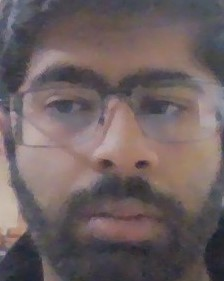
#> input picture eigen/dataset/talha/WIN_20231228_09_28_03_Pro.jpg, 224 x 281 px, found by its file name; its folder holds only this picture in this run
$ python train_eigenface.py   (older library calls are emulated)
#> lines starting #> are read from the running program, lines starting #| are printed output that depends on the picture
import os
import numpy as np
from PIL import Image
import matplotlib.pyplot as plt
import joblib

IMAGE_DIR = 'eigen\dataset'
DEFAULT_SIZE = [96, 96]

def read_images(image_path=IMAGE_DIR, default_size=DEFAULT_SIZE):
#> called with image_path = 'eigen\\dataset'
    images = []
    images_names = []
    image_dirs = [image for image in os.listdir(image_path) if not image.startswith('.')]
    for image_dir in image_dirs:
        dir_path = os.path.join(image_path, image_dir)
        image_names = [image for image in os.listdir(dir_path) if not image.startswith('.')]
        for image_name in image_names:
            image = Image.open (os.path.join(dir_path, image_name))
#> image is the input picture: PIL image 224x281 RGB; mean R, G, B 109.9, 96.4, 97.4
            image = image.convert ("L")
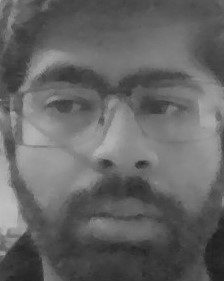
#> image: PIL image 224x281 L; min 29, max 189, mean 100.6
            # resize to given size (if given )
            if (default_size is not None ):
                image = image.resize (default_size , Image.ANTIALIAS )
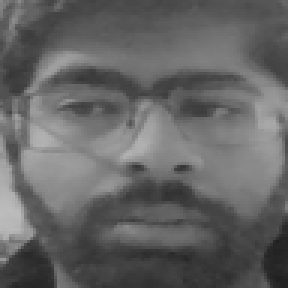
#> image: PIL image 96x96 L (shown 3 times larger); min 31, max 188, mean 100.6
            images.append(np.asarray (image , dtype =np. uint8 ))
            images_names.append(image_dir)
    return [images,images_names]


def as_row_matrix (X):
    if len (X) == 0:
        return np. array ([])
    mat = np. empty ((0 , X [0].size ), dtype =X [0]. dtype )
    for row in X:
        mat = np.vstack(( mat , np.asarray( row ).reshape(1 , -1))) # 1 x r*c
    return mat


[X, y] = read_images()
#> X = 1 item; y = ['talha']
average_weight_matrix = np.reshape(as_row_matrix(X).mean( axis =0), X[0].shape)
#> the loop in as_row_matrix, `for row in X:` made 1 pass
#> the loop in as_row_matrix (call 2), `for row in X:` made 1 pass


def get_number_of_components_to_preserve_variance(eigenvalues, variance=.95):
    for ii, eigen_value_cumsum in enumerate(np.cumsum(eigenvalues) / np.sum(eigenvalues)):
        if eigen_value_cumsum > variance:
            return ii
def pca (X, y, num_components =0):
#> called with X = array of shape (1, 9216), num_components = 0
    [n,d] = X.shape
#> n = 1; d = 9216
    if ( num_components <= 0) or ( num_components >n):
        num_components = n
#> num_components = 1
        mu = X.mean( axis =0)
#> mu = 9216 values, max 188 at index 6627, min 31 at index 7772, mean 100.6
        X = X - mu
    if n>d:
        C = np.dot(X.T,X) # Covariance Matrix
        [ eigenvalues , eigenvectors ] = np.linalg.eigh(C)
    else :
        C = np.dot (X,X.T) # Covariance Matrix
#> C = [0]
        [ eigenvalues , eigenvectors ] = np.linalg.eigh(C)
#> eigenvalues = [0]; eigenvectors = [1]
        eigenvectors = np.dot(X.T, eigenvectors )
#> eigenvectors = 9216 values from 0 to 0
        for i in range (n):
            eigenvectors [:,i] = eigenvectors [:,i]/ np.linalg.norm( eigenvectors [:,i])
    # sort eigenvectors descending by their eigenvalue
    idx = np.argsort (- eigenvalues )
#> idx = [0]
    eigenvalues = eigenvalues [idx ]
    eigenvectors = eigenvectors [:, idx ]
    num_components = get_number_of_components_to_preserve_variance(eigenvalues)
#> the loop in get_number_of_components_to_preserve_variance, `for ii, eigen_value_cumsum in enumerate(np.cumsum(eigenvalues) / np.su..` made 1 pass
    # select only num_components
    eigenvalues = eigenvalues [0: num_components ].copy ()
    eigenvectors = eigenvectors [: ,0: num_components ].copy ()
    return [ eigenvalues , eigenvectors , mu]

[eigenvalues, eigenvectors, mean] = pca (as_row_matrix(X), y)
#> eigenvalues = [0]; mean has the same summary as mu in pca

def subplot ( title , images , rows , cols , sptitle ="", sptitles =[] , colormap = plt.cm.gray, filename = None, figsize = (10, 10) ):
    fig = plt.figure(figsize = figsize)
    # main title
    fig.text (.5 , .95 , title , horizontalalignment ="center")
    for i in range ( len ( images )):
        ax0 = fig.add_subplot( rows , cols ,( i +1))
        plt.setp ( ax0.get_xticklabels() , visible = False )
        plt.setp ( ax0.get_yticklabels() , visible = False )
        if len ( sptitles ) == len ( images ):
            plt.title("%s #%s" % ( sptitle , str ( sptitles [i ]) )  )
        else:
            plt.title("%s #%d" % ( sptitle , (i +1) )  )
        plt.imshow(np.asarray(images[i]) , cmap = colormap )
    if filename is None :
        plt.show()
    else:
        fig.savefig( filename )


E = []
number = eigenvectors.shape[1]
#> number = 1
for i in range (min(number, 16)):
    e = eigenvectors[:,i].reshape(X[0].shape )
    E.append(np.asarray(e))
#> after the loop, E = 1 item

def project (W , X , mu):
    return np.dot (X - mu , W)

projections = []
for xi in X:
    projections.append(project (eigenvectors, xi.reshape(1 , -1) , mean))
#> this loop made 1 pass
#> after the loop, projections = [[nan]]

joblib.dump(eigenvectors, "eigen\eigenvectors.joblib")
joblib.dump(mean, "eigen\mean.joblib")
joblib.dump(projections, "eigen\projections.joblib")
joblib.dump(y, "eigen\y.joblib")

$ run again, on eigen/dataset/talha/WIN_20231228_09_28_04_Pro.jpg
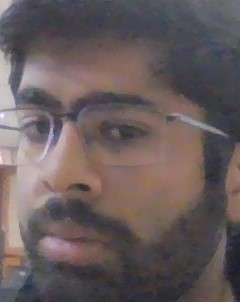
#> input picture eigen/dataset/talha/WIN_20231228_09_28_04_Pro.jpg, 240 x 302 px, found by its file name
#> in read_images, image is the input picture: PIL image 240x302 RGB; mean R, G, B 104.2, 92.2, 93
#> in read_images, `image = image.convert ("L")`:
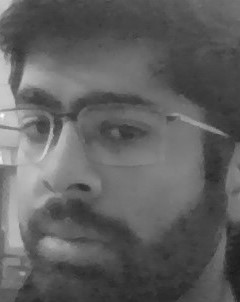
#> image: PIL image 240x302 L; min 26, max 252, mean 95.9
#> in read_images, `image = image.resize (default_size , Image.ANTIALIAS )`:
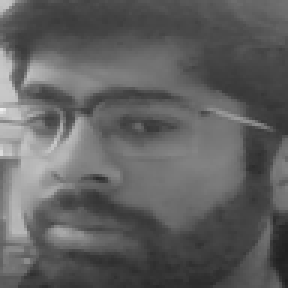
#> image: PIL image 96x96 L (shown 3 times larger); min 32, max 239, mean 95.9
#> X = 1 item; y = ['talha']
#> the loop in as_row_matrix, `for row in X:` made 1 pass
#> the loop in as_row_matrix (call 2), `for row in X:` made 1 pass
#> n = 1; d = 9216
#> num_components = 1
#> mu = 9216 values, max 239 at index 3456, min 32 at index 8063, mean 95.89
#> C = [0]
#> in pca, `[ eigenvalues , eigenvectors ] = np.linalg.eigh(C)`: eigenvectors = [1]
#> in pca, `eigenvectors = np.dot(X.T, eigenvectors )`: eigenvectors = 9216 values from 0 to 0
#> idx = [0]
#> the loop in get_number_of_components_to_preserve_variance, `for ii, eigen_value_cumsum in enumerate(np.cumsum(eigenvalues) / np.su..` made 1 pass
#> `[eigenvalues, eigenvectors, mean] = pca (as_row_matrix(X), y)`: mean has the same summary as mu in pca
#> after the loop `for i in range (min(number, 16)):`: E = 1 item
#> the loop `for xi in X:` made 1 pass
#> after the loop `for xi in X:`: projections = [[nan]]

$ run again, on eigen/dataset/talha/WIN_20231228_09_28_06_Pro.jpg
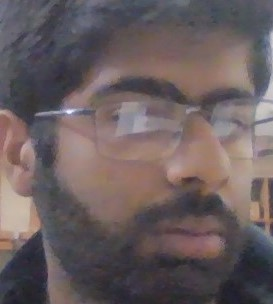
#> input picture eigen/dataset/talha/WIN_20231228_09_28_06_Pro.jpg, 273 x 304 px, found by its file name
#> in read_images, image is the input picture: PIL image 273x304 RGB; mean R, G, B 106, 94, 95.5
#> in read_images, `image = image.convert ("L")`:
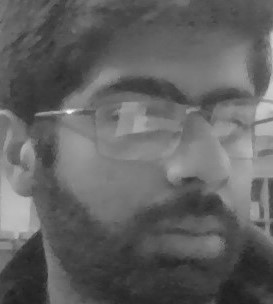
#> image: PIL image 273x304 L; min 30, max 242, mean 97.7
#> in read_images, `image = image.resize (default_size , Image.ANTIALIAS )`:
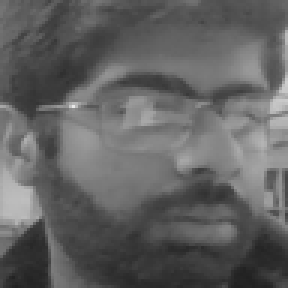
#> image: PIL image 96x96 L (shown 3 times larger); min 33, max 232, mean 97.7
#> X = 1 item; y = ['talha']
#> the loop in as_row_matrix, `for row in X:` made 1 pass
#> the loop in as_row_matrix (call 2), `for row in X:` made 1 pass
#> n = 1; d = 9216
#> num_components = 1
#> mu = 9216 values, max 232 at index 3384, min 33 at index 8914, mean 97.73
#> C = [0]
#> in pca, `[ eigenvalues , eigenvectors ] = np.linalg.eigh(C)`: eigenvectors = [1]
#> in pca, `eigenvectors = np.dot(X.T, eigenvectors )`: eigenvectors = 9216 values from 0 to 0
#> idx = [0]
#> the loop in get_number_of_components_to_preserve_variance, `for ii, eigen_value_cumsum in enumerate(np.cumsum(eigenvalues) / np.su..` made 1 pass
#> `[eigenvalues, eigenvectors, mean] = pca (as_row_matrix(X), y)`: mean has the same summary as mu in pca
#> after the loop `for i in range (min(number, 16)):`: E = 1 item
#> the loop `for xi in X:` made 1 pass
#> after the loop `for xi in X:`: projections = [[nan]]
